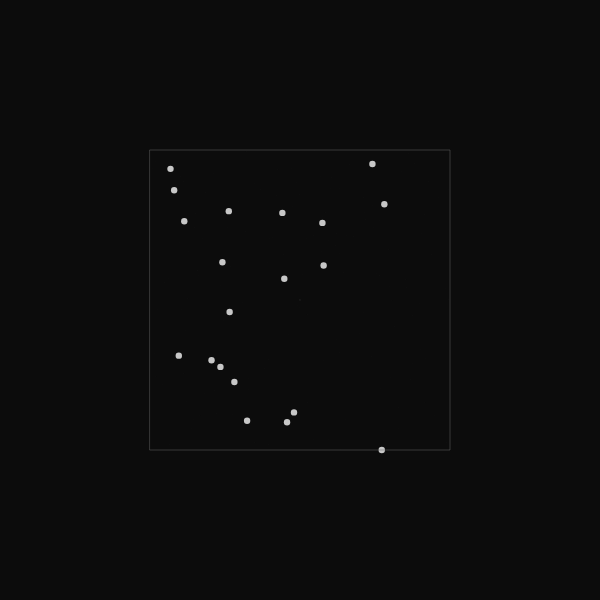
Frame 1 (no input)
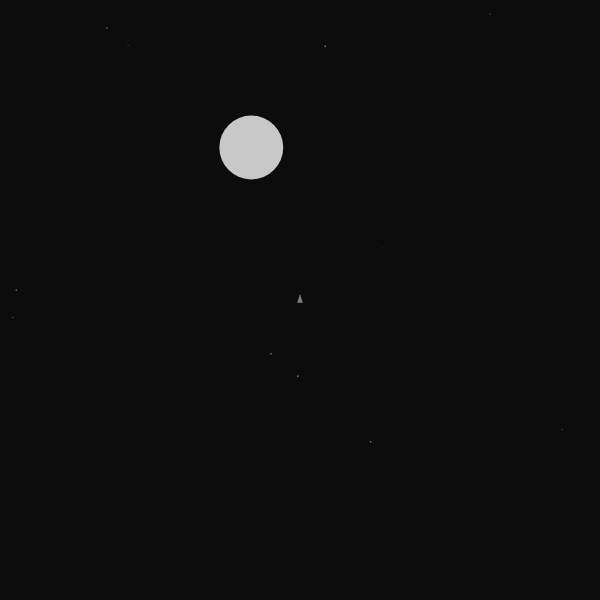
Frame 60 (no input)
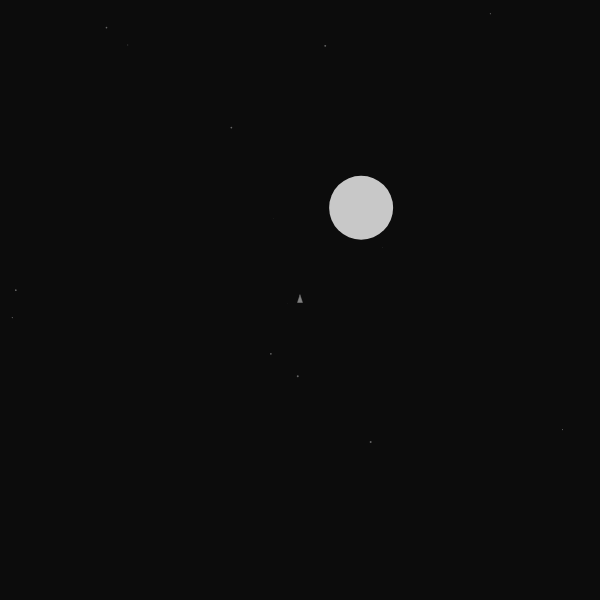
Frame 120 (the mouse pressed at the canvas centre since frame 60)

The p5.js sketch that drew these frames (run headless with seeded random() and noise() and a simulated clock; from frame 60 on, the mouse is pressed at the canvas centre):

// p5.js sketch
// ── sketch.js
let ship;
let playArea = {
  top: 0,
  bottom: 0,
  left: 0,
  right: 0
}

let stars = [];
let bullets = [];
let asteroids = [];

let targetZoom = 0.5;
let currentZoom = 0;

function setup() {
  createCanvas(600, 600);
  
  //create ship
  ship = new Ship(0,0);

  //setup play area
  playArea.top = height * -5 ;
  playArea.bottom = height * 5;
  playArea.left = width * -5;
  playArea.right = width * 5;


  for(let i = 0; i < 500; i++) {
    stars.push(createVector(
      random(playArea.left, playArea.right),
      random(playArea.top, playArea.bottom),
      random(5)
      ));
  }

  for(let i = 0; i < 20; i++) {
    asteroids.push(new Asteroid(
      random(playArea.left, playArea.right),
      random(playArea.top, playArea.bottom),
      random(-5, 5),
      random(-5, 5),
      7
      ));
  }

}

function draw() {
  ship.update();

  for(let i = 0; i < asteroids.length; i++) {
    asteroids[i].update();
  }

  for(let i = asteroids.length -1; i >= 0; i--) {
    if(asteroids[i].remove) {
      asteroids.splice(i, 1);
    }
  }

  for(let i = 0; i < bullets.length; i++) {
    bullets[i].update();
  }

  for(let i = bullets.length -1; i >= 0; i--) {
    if(bullets[i].dead) {
      bullets.splice(i, 1);
    }
  }

  background(12);
  translate(width/2, height/2);
  currentZoom = lerp(currentZoom, targetZoom, 0.1);
  scale(currentZoom);
  translate(-ship.pos.x, -ship.pos.y)
  

  for(let i = 0; i < stars.length; i++) {
    let star = stars[i];
    push();
    noFill();
    stroke(100);
    strokeWeight(star.z);
    point(star.x, star.y);
    pop();
  }

  for(let i = 0; i < bullets.length; i++) {
    bullets[i].show();
  }

  ship.show();

  for(let i = 0; i < asteroids.length; i++) {
    asteroids[i].show();
  }

  push();
  noFill();
  stroke(100);
  strokeWeight(10);
  rect(playArea.left, playArea.top, playArea.right - playArea.left, playArea.bottom - playArea.top);
  pop();

  
}

function keyPressed(){
  switch (keyCode) {
    case UP_ARROW:
      ship.startThrust();;
      break;
    case LEFT_ARROW:
      ship.startCounterClockwise();
      break;
    case RIGHT_ARROW:
      ship.startClockwise();
      break;
    case 189:
      targetZoom = 0.1;
      break;
    case SHIFT:
      bullets.push(new Bullet(ship.pos.x, ship.pos.y, ship.faceing));
      break;
    default:
      console.log(keyCode);
  }
}

function keyReleased() {
  switch (keyCode) {
    case UP_ARROW:
      ship.stopThrust();
      break;
    case LEFT_ARROW:
      ship.stopCounterClockwise();
      break;
    case RIGHT_ARROW:
      ship.stopClockwise();
      break;
    case 189:
      targetZoom = 0.5;
      break;
  }
}
// ── asteroid.js
class Asteroid {
  constructor(x, y, dx, dy, r) {
    this.pos = createVector(x,y);
    this.vel = createVector(dx, dy);
    this.r = r;
    this.remove = false;
    }

  update() {

    if (this.pos.x < playArea.left || this.pos.x > playArea.right) {
      this.vel.x *= -1;
    }
    if (this.pos.y < playArea.top || this.pos.y > playArea.bottom) {
      this.vel.y *= -1;
    }

    this.pos.add(this.vel);

    if (this.r < 4) {
      this.remove = true;
    }

  }

  show() {
    push();
    translate(this.pos.x, this.pos.y);
    noStroke();
    fill(200);
    let rad = 2**this.r;
    ellipse(0,0, rad, rad);

    pop();
  }

}
// ── bullet.js
class Bullet {
  constructor(x, y, mag, facing) {
    this.pos = createVector(x, y);
    this.vel = createVector(0, -SHIP_MAX_SPEED * 1.2);
    this.vel.rotate(facing);
    this.dead = false;
  }

  update() {
    this.pos.add(this.vel);

    if (this.pos.x < playArea.left || this.pos.x > playArea.right ||
        this.pos.y < playArea.top || this.pos.y > playArea.bottom) {
      this.dead = true;
    }
  }

  show() {
    let d = dist(this.pos.x, this.pos.y, ship.pos.x, ship.pos.y);
    if(d < renderSpace) {
      push();
      noFill();
      stroke(255,255,0);
      strokeWeight(3);
      translate(this.pos.x, this.pos.y);
      rotate(this.vel.heading() + PI/2);
      line(0, 0, 0, -this.vel.mag());
      stroke(200,0,0);
      line(0,0,0, 20);
      pop();
    }
  }

}
// ── ship.js
const SHIP_THRUST = 0.1;
const SHIP_MAX_SPEED = 10;
const SHIP_SPIN_SPEED = 0.1;
const SHIP_SIZE = 10;

class Ship {
  constructor(x,y) {
  this.pos = createVector(x, y);
  this.vel = createVector();
  this.acc = createVector();
  this.clockwise = false;
  this.counterClockwise = false;
  this.faceing = 0;
  this.thrusterOn = false;
  }

  update() {

    if(this.clockwise) {
      this.faceing += SHIP_SPIN_SPEED;
    }

    if(this.counterClockwise) {
      this.faceing -= SHIP_SPIN_SPEED;
    }

    if(this.thrusterOn) {
      this.acc = createVector(0, -SHIP_THRUST);
      this.acc.rotate(this.faceing);
    } else {
      this.acc.mult(0);
    }

    this.vel.add(this.acc);

    if (this.vel.mag() > SHIP_MAX_SPEED) {
      this.vel.setMag(SHIP_MAX_SPEED);
    }

    this.pos.add(this.vel);

    if (this.pos.x < playArea.left) {
      this.pos.x = playArea.left;
      this.vel.x = 0;
    } else if (this.pos.x > playArea.right) {
      this.pos.x = playArea.right;
      this.vel.x = 0;
    }
    if (this.pos.y < playArea.top) {
      this.pos.y = playArea.top;
      this.vel.y = 0;
    } else if (this.pos.y > playArea.bottom) {
      this.pos.y = playArea.bottom;
      this.vel.y = 0;
    }
  }

  show() {
    push();
    translate(this.pos.x, this.pos.y);
    rotate(this.faceing);

    if (this.thrusterOn) {
      fill("red");
      noStroke();
      rect( -SHIP_SIZE/4,SHIP_SIZE, SHIP_SIZE/2,SHIP_SIZE);
    }

    stroke(128);
    fill(128);
    beginShape();
    vertex(           0,-SHIP_SIZE);
    vertex(-SHIP_SIZE/2, SHIP_SIZE/2);
    vertex( SHIP_SIZE/2, SHIP_SIZE/2);
    endShape(CLOSE);

    pop();

  }


  startClockwise() {
    this.clockwise = true;

  }

  stopClockwise() {
    this.clockwise = false;
  }

  startCounterClockwise() {
    this.counterClockwise = true;
  }

  stopCounterClockwise() {
    this.counterClockwise = false;
  }

  startThrust() {
    this.thrusterOn = true;
  }

  stopThrust() {
    this.thrusterOn = false;
  }

}
